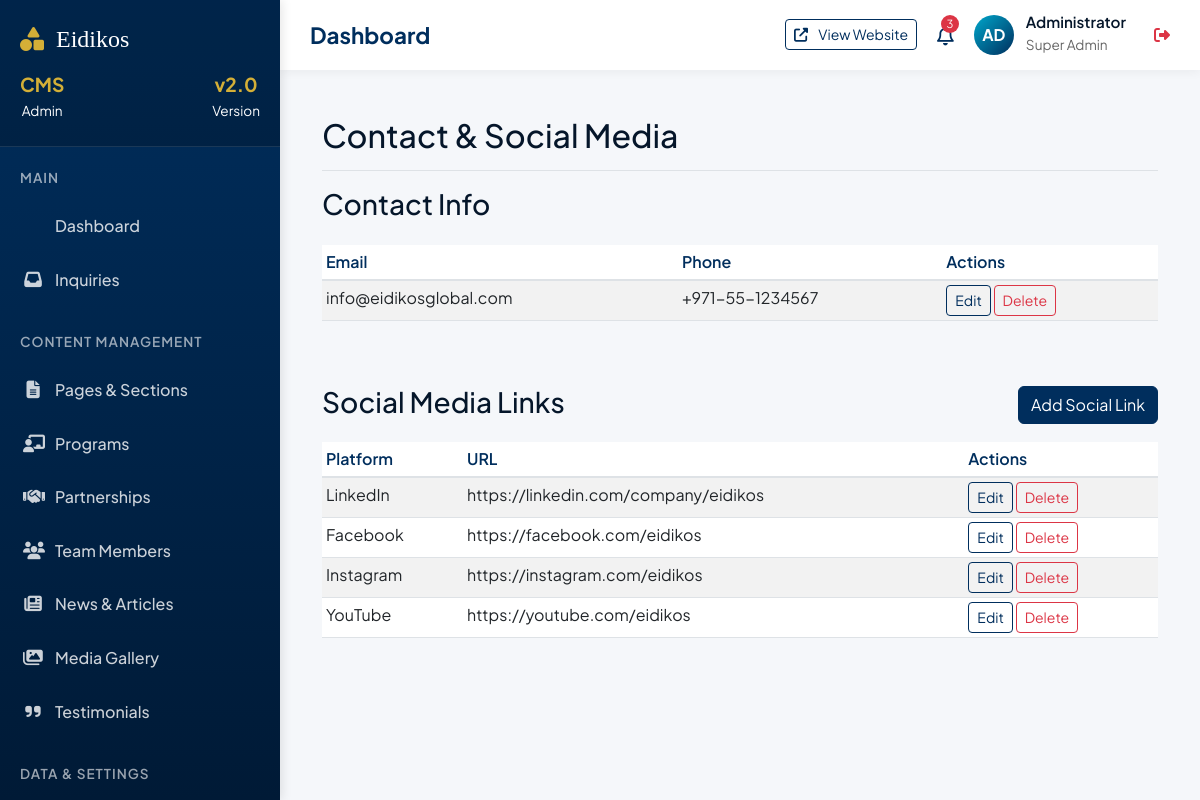
The app's page /admin/contact (signed in) with its own data.
### app/models.py (models this page shows, shortened)
class ContactInfo(db.Model):
    id = db.Column(db.Integer, primary_key=True)
    info_type = db.Column(db.String(64)) # headquarters, regional, etc.
    location_department = db.Column(db.String(128))
    email = db.Column(db.String(128))
    phone = db.Column(db.String(64))
    address = db.Column(db.Text)
    hours = db.Column(db.String(128))

class SocialMedia(db.Model):
    id = db.Column(db.Integer, primary_key=True)
    platform = db.Column(db.String(64))
    url = db.Column(db.String(255))

### app/admin_routes.py (the view)
@admin_bp.route('/contact')
@login_required
def list_contact():
    contact_info = ContactInfo.query.all()
    social_media = SocialMedia.query.all()
    return render_template('admin/contact_list.html', contact_info=contact_info, social_media=social_media)

### app/admin_routes.py (called while the page is built)
def login_required(f):
    @wraps(f)
    def decorated_function(*args, **kwargs):
        if not session.get('logged_in'):
            return redirect(url_for('admin.login', next=request.url))
        return f(*args, **kwargs)
    return decorated_function

### app/templates/admin/contact_list.html (shortened to what this page needs)
{% extends "admin/base.html" %}
{% block content %}
<div class="d-flex justify-content-between flex-wrap flex-md-nowrap align-items-center pt-3 pb-2 mb-3 border-bottom">
    <h1 class="h2">Contact & Social Media</h1>
</div>
<div class="mb-5">
    <div class="d-flex justify-content-between align-items-center mb-3">
        <h3>Contact Info</h3>
    </div>
    <div class="table-responsive">
        <table class="table table-striped table-sm">
            <thead>
                <tr>
                    <th>Email</th>
                    <th>Phone</th>
                    <th>Actions</th>
                </tr>
            </thead>
            <tbody>
                {% for info in contact_info %}
                <tr>
                    <td>{{ info.email }}</td>
                    <td>{{ info.phone }}</td>
                    <td>
                        <a href="{{ url_for('admin.edit_contact', id=info.id) }}"
                            class="btn btn-sm btn-outline-primary">Edit</a>
                        <form action="{{ url_for('admin.delete_contact', id=info.id) }}" method="POST" class="d-inline"
                            onsubmit="return confirm('Are you sure?');">
                            <button type="submit" class="btn btn-sm btn-outline-danger">Delete</button>
                        </form>
                    </td>
                </tr>
                {% endfor %}
            </tbody>
        </table>
    </div>
</div>
<div class="mb-5">
    <div class="d-flex justify-content-between align-items-center mb-3">
        <h3>Social Media Links</h3>
        <a href="{{ url_for('admin.create_social') }}" class="btn btn-primary">Add Social Link</a>
    </div>
    <div class="table-responsive">
        <table class="table table-striped table-sm">
            <thead>
                <tr>
                    <th>Platform</th>
                    <th>URL</th>
                    <th>Actions</th>
                </tr>
            </thead>
            <tbody>
                {% for social in social_media %}
                <tr>
                    <td>{{ social.platform }}</td>
                    <td>{{ social.url }}</td>
                    <td>
                        <a href="{{ url_for('admin.edit_social', id=social.id) }}"
                            class="btn btn-sm btn-outline-primary">Edit</a>
                        <form action="{{ url_for('admin.delete_social', id=social.id) }}" method="POST" class="d-inline"
                            onsubmit="return confirm('Are you sure?');">
                            <button type="submit" class="btn btn-sm btn-outline-danger">Delete</button>
                        </form>
                    </td>
                </tr>
                {% endfor %}
            </tbody>
        </table>
    </div>
</div>
{% endblock %}

### app/static/css/admin_custom.css (style rules this page uses)
:root { --primary: #002e5d; --secondary: #00a8cc; --accent: #d4af37; --dark: #05162a; --light-bg: #f8f9fa; --success: #28a745; --warning: #ffc107; --danger: #dc3545; --info: #17a2b8; --border-radius: 8px; --shadow: 0 4px 12px rgba(0,0,0,0.1); --transition: all 0.3s ease; }
* { margin: 0; padding: 0; box-sizing: border-box; }
body { font-family: 'Plus Jakarta Sans', sans-serif; background: #f5f7fa; color: var(--dark); line-height: 1.6; overflow-x: hidden; }
.table th { font-weight: 600; color: var(--primary); border-bottom-width: 2px; }
.btn-primary { background-color: var(--primary); border-color: var(--primary); }
.btn-outline-primary { color: var(--primary); border-color: var(--primary); }

### records on screen
ContactInfo: email "info@eidikosglobal.com", phone "+971-55-1234567"
SocialMedia: platform "LinkedIn", url "https://linkedin.com/company/eidikos"
SocialMedia: platform "Facebook", url "https://facebook.com/eidikos"
SocialMedia: platform "Instagram", url "https://instagram.com/eidikos"
SocialMedia: platform "YouTube", url "https://youtube.com/eidikos"
